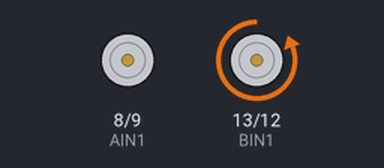
Simulated run of this sketch. Board: Arduino Uno, built with avr-gcc and run on an emulated ATmega328P. Shown: motor-driver pin pairs drawn as motors (green arrow = first pin HIGH = forward, orange = second pin HIGH = backward, longer = more drive, scaled by the enable pin).

Above: at 0.18 s.
At 12.2 s:
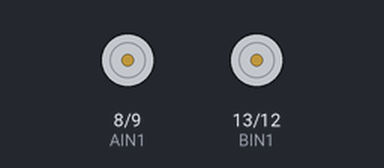
At 21.6 s:
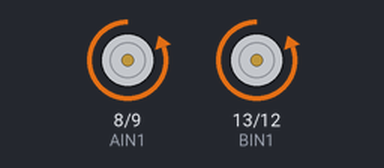
Timing chart, 0 to 24.4 s (numbered marks = the images above):
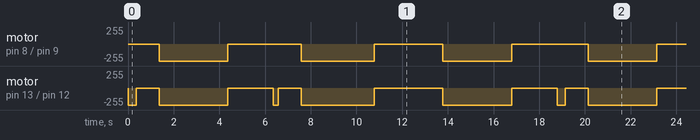

Measured:
- by itself, motor on pin 8 (AIN1) / pin 9 (AIN2): alternates backward 255/255 for 3.0 s and stopped for 3.2 s
- by itself, motor on pin 13 (BIN1) / pin 12 (BIN2): repeats every 18.8 s: stopped 1.0 s, backward 255/255 3.0 s, stopped 2.0 s, backward 255/255 0.23 s, stopped 1.0 s, backward 255/255 3.2 s, stopped 3.0 s, backward 255/255 3.0 s, stopped 2.0 s, backward 255/255 0.36 s

The sketch:

LilyBot-GoToGoal.ino
```cpp
/*
 Lily∞Bot
 Sky Leilani
 June 12th, 2023

 This program is written to follow a path defined by using the pythagorean theorem. Made to be used on the LilyBot without any sensors,
 so it will follow the calculated path, regardless of its actual position or the presence of obstacles.


 */


// Offsets can be used to adjust speed of each motor in the case of speed differences between wheels
const int offsetA = 0;
const int offsetB = 0;

// motor A (left)
#define AIN1 8
#define AIN2 9

// motor B (right)
#define BIN1 13
#define BIN2 12

// speed pins
#define PWMA 10
#define PWMB 11

// Motor directions
#define FORWARD 1
#define BACKWARD 2
#define LEFT 3
#define RIGHT 4
#define STOP 5

// set motor direction and speed functionality for each individual motor
void setMotor(int motor, int direction, int speed) {
  // motor A functionality (left motor)
  if (motor == 1) {
    if (direction == FORWARD) {
      digitalWrite(AIN1, LOW);
      digitalWrite(AIN2, HIGH);
    }
    else if (direction == BACKWARD) {
      digitalWrite(AIN1, HIGH);
      digitalWrite(AIN2, LOW);
    }
    else if (direction == STOP) {
      digitalWrite(AIN1, LOW);
      digitalWrite(AIN2, LOW);
    }
    if (speed >= 0 && speed <= 255) {
      analogWrite(PWMA, speed + offsetA);
    } else {
      Serial.println("Err: Please choose a speed value between 0 and 255.");
    }
  }
  // motor B functionality (right motor)
  else if (motor == 2) {
    if (direction == FORWARD) {
      digitalWrite(BIN1, LOW);
      digitalWrite(BIN2, HIGH);
    }
    else if (direction == BACKWARD) {
      digitalWrite(BIN1, HIGH);
      digitalWrite(BIN2, LOW);
    }
    else if (direction == STOP) {
      digitalWrite(BIN1, LOW);
      digitalWrite(BIN2, LOW);
    }
    if (speed >= 0 && speed <= 255) {
      analogWrite(PWMB, speed + offsetB);
    } else {
      Serial.println("Err: Please choose a speed value between 0 and 255.");
    }
  }
}

void stopRobot() {
  setMotor(1, STOP, 0);
  setMotor(2, STOP, 0);
}

// Move the robot in the specified direction; default is forward
void move(int distance, int direction = FORWARD) {
  int speed = 255; // Adjust the speed of the motors as needed

  if (direction == FORWARD) {
    setMotor(1, FORWARD, speed);
    setMotor(2, FORWARD, speed);
  } else { // Must set second param to backward
    setMotor(1, BACKWARD, speed);
    setMotor(2, BACKWARD, speed);
  }

  delay(distance * 200); // ~ An inch on wood floor. Change multiplier to get the right distance
  stopRobot();
  delay(1000);
}


// Calculate the shortest path to the goal using Pythagorean's theorem
void gotogoal(int x, int y) {
  int currentX = 0; // Replace with the current X position of the robot
  int currentY = 0; // Replace with the current Y position of the robot

  // Calculate the change in X and Y directions
  int deltaX = x - currentX;
  int deltaY = y - currentY;

  // Calculate the diagonal distance
  float hypotenuse = sqrt(deltaX * deltaX + deltaY * deltaY);

  // Calculate the turning angle using inverse tangent
  int angle = round(atan2(deltaY, deltaX) * 180.0 / PI);

  if (angle < 0) {
    angle += 360; // Adjust the angle to be positive
  }

  if (hypotenuse > 0) {
    pivotByAngle(angle); // Turn to the desired angle
    move(hypotenuse); // Move forward the calculated distance
  }
}

// Turn the robot by a specific angle
void pivotByAngle(int angle) {
  int turnTime = abs(angle) * 5; // Adjust the factor (5) to control the turning speed
  int motorSpeed = 255;

  if (angle > 0) { // Turn left
    setMotor(1, STOP, motorSpeed);
    setMotor(2, FORWARD, motorSpeed);
  } else { // Turn right
    setMotor(1, FORWARD, motorSpeed);
    setMotor(2, BACKWARD, motorSpeed);
  }

  delay(turnTime); // dictates the time the robot will turn for
  stopRobot();
  delay(1000);
}


// Initialize motor control pins as outputs
void setup() {
  // motor A
  pinMode(AIN1, OUTPUT);
  pinMode(AIN2, OUTPUT);

  // motor B
  pinMode(BIN1, OUTPUT);
  pinMode(BIN2, OUTPUT);

  // speed for motor A & motor B
  pinMode(PWMA, OUTPUT);
  pinMode(PWMB, OUTPUT);
}

// Repeat function testing
void loop() {

  // ~72 degree turn
  gotogoal(5, 15);
  stopRobot();
  delay(1000);


  // 45 degree turn
  gotogoal(12,12);
  stopRobot();
  delay(1000);

  // no turn
  gotogoal(15, 0);
  stopRobot();
  delay(1000);

}
```
